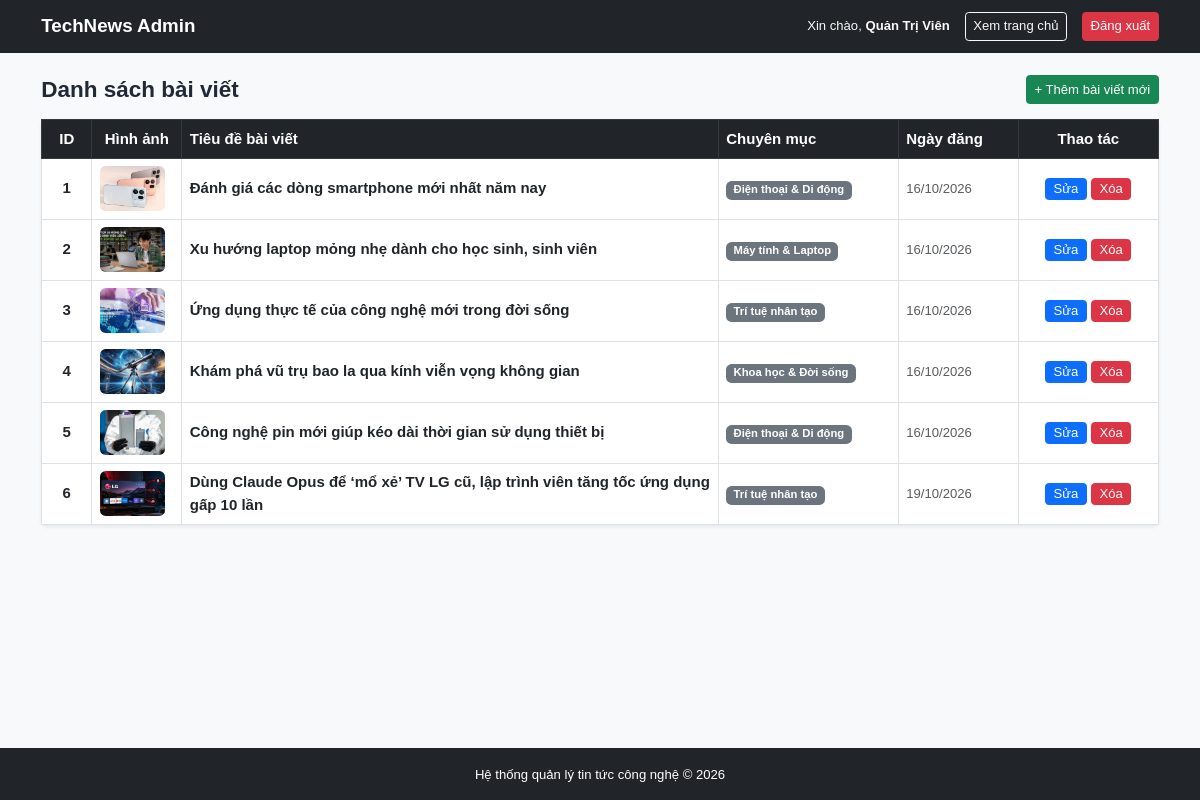
/admin.php (signed in), run on the app's committed database.
### tables this page shows
CREATE TABLE `posts` (
  `id` int(11) NOT NULL,
  `category_id` int(11) NOT NULL,
  `title` varchar(255) NOT NULL,
  `summary` text NOT NULL,
  `content` longtext NOT NULL,
  `image` varchar(255) NOT NULL DEFAULT 'default.jpg',
  `created_at` datetime NOT NULL DEFAULT current_timestamp()
);

CREATE TABLE `categories` (
  `id` int(11) NOT NULL,
  `name` varchar(100) NOT NULL
);

### admin.php (the view, shortened to what this page needs)
<?php
require_once 'db.php';
$sql = "SELECT posts.*, categories.name AS cat_name
        FROM posts
        JOIN categories ON posts.category_id = categories.id
        ORDER BY posts.id ASC";
$result = mysqli_query($conn, $sql);
?>
<!DOCTYPE html>
<html lang="vi">
<head>
    <link href="https://cdn.jsdelivr.net/npm/bootstrap@5.3.0/dist/css/bootstrap.min.css" rel="stylesheet">
    <link href="css/style.css" rel="stylesheet">
</head>
<body class="bg-light">
    <div class="main-wrapper">
        <nav class="navbar navbar-expand-lg navbar-dark bg-dark">
            <div class="container">
                <a class="navbar-brand fw-bold" href="admin.php">TechNews Admin</a>
                <div class="d-flex align-items-center gap-3">
                    <span class="text-light small">Xin chào, <strong><?= htmlspecialchars($_SESSION['fullname']) ?></strong></span>
                    <a href="index.php" class="btn btn-outline-light btn-sm" target="_blank">Xem trang chủ</a>
                    <a href="logout.php" class="btn btn-danger btn-sm">Đăng xuất</a>
                </div>
            </div>
        </nav>
        <div class="container my-4">
            <div class="d-flex justify-content-between align-items-center mb-3">
                <h4 class="fw-bold mb-0">Danh sách bài viết</h4>
                <a href="add_post.php" class="btn btn-success btn-sm">+ Thêm bài viết mới</a>
            </div>
            <div class="card shadow-sm border-0">
                <div class="card-body p-0">
                    <div class="table-responsive">
                        <table class="table table-bordered table-hover align-middle mb-0">
                            <thead class="table-dark">
                                <tr>
                                    <th style="width: 50px;" class="text-center">ID</th>
                                    <th style="width: 90px;" class="text-center">Hình ảnh</th>
                                    <th>Tiêu đề bài viết</th>
                                    <th style="width: 180px;">Chuyên mục</th>
                                    <th style="width: 120px;">Ngày đăng</th>
                                    <th style="width: 140px;" class="text-center">Thao tác</th>
                                </tr>
                            </thead>
                            <tbody>
                                <?php if ($result && mysqli_num_rows($result) > 0): ?>
                                    <?php while ($row = mysqli_fetch_assoc($result)): ?>
                                        <tr>
                                            <td class="text-center fw-bold"><?= $row['id'] ?></td>
                                            <td class="text-center">
                                                <img src="uploads/<?= !empty($row['image']) ? $row['image'] : 'default.jpg' ?>"
                                                     alt="Thumb" class="rounded" style="width: 65px; height: 45px; object-fit: cover;"
                                                     onerror="this.src='uploads/default.jpg'">
                                            </td>
                                            <td>
                                                <a href="detail.php?id=<?= $row['id'] ?>" target="_blank" class="text-decoration-none fw-semibold text-dark">
                                                    <?= htmlspecialchars($row['title']) ?>
                                                </a>
                                            </td>
                                            <td><span class="badge bg-secondary"><?= htmlspecialchars($row['cat_name']) ?></span></td>
                                            <td class="small text-muted"><?= date('d/m/Y', strtotime($row['created_at'])) ?></td>
                                            <td class="text-center">
                                                <a href="edit_post.php?id=<?= $row['id'] ?>" class="btn btn-primary btn-sm py-0 px-2">Sửa</a>
                                                <a href="delete_post.php?id=<?= $row['id'] ?>"
                                                   onclick="return confirm('Bạn có chắc chắn muốn xóa bài viết này không?');"
                                                   class="btn btn-danger btn-sm py-0 px-2">Xóa</a>
                                            </td>
                                        </tr>
                                    <?php endwhile; ?>
                                <?php else: ?>
                                    <tr>
                                        <td colspan="6" class="text-center py-4 text-muted">Chưa có bài viết nào.</td>
                                    </tr>
                                <?php endif; ?>
                            </tbody>
                        </table>
                    </div>
                </div>
            </div>
        </div>
    </div>
    <footer class="bg-dark text-white text-center py-3">
        <div class="container">
            <small>Hệ thống quản lý tin tức công nghệ &copy; 2026</small>
        </div>
    </footer>
</body>
</html>

### css/style.css (style rules this page uses)
:root { --primary-red: #990000; --primary-hover: #7a0000; --navy-blue: #003366; --text-dark: #1f2937; --text-muted: #555555; --border-gray: #e5e7eb; --bg-page: #f9fafb; }
html, body { height: 100%; margin: 0; padding: 0; background-color: var(--bg-page); color: var(--text-dark); font-family: Arial, "Helvetica Neue", "Segoe UI", sans-serif; font-size: 15px; line-height: 1.5; }
body { display: flex; flex-direction: column; min-height: 100vh; }
.main-wrapper { flex: 1 0 auto; }
footer { flex-shrink: 0; }
img { max-width: 100%; height: auto; display: block; }

### data on the page
posts: id "1", image (picture), title "Đánh giá các dòng smartphone mới nhất năm nay", category.name "Điện thoại & Di động", created_at "16/10/2026"
posts: id "2", image (picture), title "Xu hướng laptop mỏng nhẹ dành cho học sinh, sinh viên", category.name "Máy tính & Laptop", created_at "16/10/2026"
posts: id "3", image (picture), title "Ứng dụng thực tế của công nghệ mới trong đời sống", category.name "Trí tuệ nhân tạo", created_at "16/10/2026"
posts: id "4", image (picture), title "Khám phá vũ trụ bao la qua kính viễn vọng không gian", category.name "Khoa học & Đời sống", created_at "16/10/2026"
posts: id "5", image (picture), title "Công nghệ pin mới giúp kéo dài thời gian sử dụng thiết bị", category.name "Điện thoại & Di động", created_at "16/10/2026"
posts: id "6", image (picture), title "Dùng Claude Opus để ‘mổ xẻ’ TV LG cũ, lập trình viên tăng tốc ứng dụng gấp 10 lần", category.name "Trí tuệ nhân tạo", created_at "19/10/2026"

### other printed values
$_SESSION['fullname'] "Quản Trị Viên"
